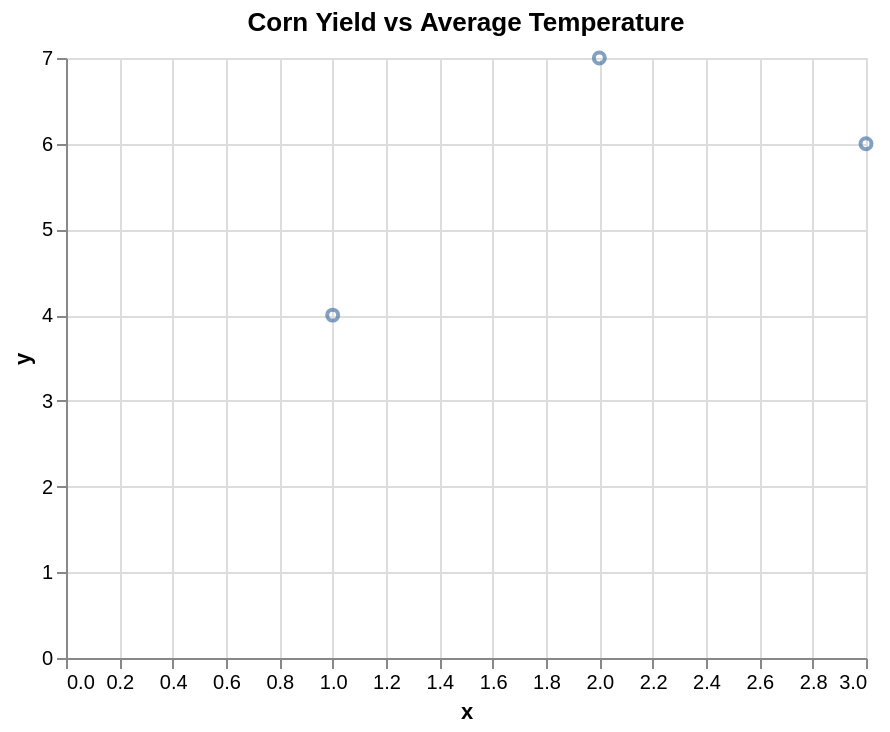

The code cell stored with this chart in its notebook:
### Code cell
# prompt: Using dataframe df: plot corn yield vs average temperature

import altair as alt

# Assuming 'x' represents corn yield and 'y' represents average temperature
chart = alt.Chart(df).mark_point().encode(
    x='x',
    y='y'
).properties(
    title='Corn Yield vs Average Temperature'
)

chart

### Figure 1 — Vega-Lite specification as saved in the notebook (floating-point values rounded to 4 significant figures)
{"config": {"view": {"continuousWidth": 400, "continuousHeight": 300}}, "data": {"name": "data-6d0c568c76383a38ceb29dee74519b09"}, "mark": "point", "encoding": {"x": {"field": "x", "type": "quantitative"}, "y": {"field": "y", "type": "quantitative"}}, "title": "Corn Yield vs Average Temperature", "$schema": "https://vega.github.io/schema/vega-lite/v4.17.0.json", "datasets": {"data-6d0c568c76383a38ceb29dee74519b09": [{"x": 1, "y": 4}, {"x": 2, "y": 7}, {"x": 3, "y": 6}]}}
